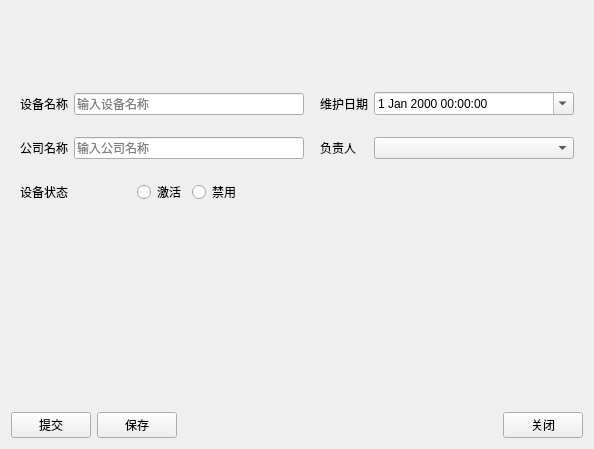
<?xml version="1.0" encoding="UTF-8"?>
<ui version="4.0">
 <class>Form</class>
 <widget class="QWidget" name="Form">
  <property name="geometry">
   <rect>
    <x>0</x>
    <y>0</y>
    <width>594</width>
    <height>449</height>
   </rect>
  </property>
  <property name="windowTitle">
   <string>Form</string>
  </property>
  <property name="styleSheet">
   <string notr="true"/>
  </property>
  <layout class="QGridLayout" name="gridLayout">
   <item row="0" column="0">
    <layout class="QVBoxLayout" name="verticalLayout">
     <item>
      <widget class="QWidget" name="widget" native="true">
       <layout class="QGridLayout" name="gridLayout_3">
        <item row="0" column="0">
         <layout class="QGridLayout" name="gridLayout_2" columnstretch="0,0,0,0,0" rowminimumheight="38,38,38" columnminimumwidth="0,200,0,0,200">
          <item row="0" column="0">
           <widget class="QLabel" name="label">
            <property name="text">
             <string>设备名称</string>
            </property>
           </widget>
          </item>
          <item row="0" column="2">
           <spacer name="horizontalSpacer_3">
            <property name="orientation">
             <enum>Qt::Horizontal</enum>
            </property>
            <property name="sizeType">
             <enum>QSizePolicy::Fixed</enum>
            </property>
            <property name="sizeHint" stdset="0">
             <size>
              <width>10</width>
              <height>20</height>
             </size>
            </property>
           </spacer>
          </item>
          <item row="0" column="1">
           <widget class="QLineEdit" name="input_device_name">
            <property name="placeholderText">
             <string>输入设备名称</string>
            </property>
           </widget>
          </item>
          <item row="0" column="3">
           <widget class="QLabel" name="label_4">
            <property name="text">
             <string>维护日期</string>
            </property>
           </widget>
          </item>
          <item row="1" column="4">
           <widget class="QComboBox" name="combo_lead"/>
          </item>
          <item row="2" column="0">
           <widget class="QLabel" name="label_3">
            <property name="text">
             <string>设备状态</string>
            </property>
           </widget>
          </item>
          <item row="2" column="1">
           <layout class="QHBoxLayout" name="horizontalLayout" stretch="0,0,0,0">
            <item>
             <spacer name="horizontalSpacer">
              <property name="orientation">
               <enum>Qt::Horizontal</enum>
              </property>
              <property name="sizeHint" stdset="0">
               <size>
                <width>40</width>
                <height>20</height>
               </size>
              </property>
             </spacer>
            </item>
            <item>
             <widget class="QRadioButton" name="radio_state_on">
              <property name="text">
               <string>激活</string>
              </property>
             </widget>
            </item>
            <item>
             <widget class="QRadioButton" name="radio_state_off">
              <property name="text">
               <string>禁用</string>
              </property>
             </widget>
            </item>
            <item>
             <spacer name="horizontalSpacer_2">
              <property name="orientation">
               <enum>Qt::Horizontal</enum>
              </property>
              <property name="sizeHint" stdset="0">
               <size>
                <width>40</width>
                <height>20</height>
               </size>
              </property>
             </spacer>
            </item>
           </layout>
          </item>
          <item row="1" column="1">
           <widget class="QLineEdit" name="input_company_name">
            <property name="placeholderText">
             <string>输入公司名称</string>
            </property>
           </widget>
          </item>
          <item row="1" column="3">
           <widget class="QLabel" name="label_5">
            <property name="text">
             <string>负责人</string>
            </property>
           </widget>
          </item>
          <item row="0" column="4">
           <widget class="QDateTimeEdit" name="date_maintain">
            <property name="minimumSize">
             <size>
              <width>0</width>
              <height>0</height>
             </size>
            </property>
            <property name="calendarPopup">
             <bool>true</bool>
            </property>
           </widget>
          </item>
          <item row="1" column="0">
           <widget class="QLabel" name="label_2">
            <property name="text">
             <string>公司名称</string>
            </property>
           </widget>
          </item>
         </layout>
        </item>
        <item row="1" column="0">
         <spacer name="verticalSpacer_2">
          <property name="orientation">
           <enum>Qt::Vertical</enum>
          </property>
          <property name="sizeType">
           <enum>QSizePolicy::Minimum</enum>
          </property>
          <property name="sizeHint" stdset="0">
           <size>
            <width>20</width>
            <height>100</height>
           </size>
          </property>
         </spacer>
        </item>
       </layout>
      </widget>
     </item>
    </layout>
   </item>
   <item row="2" column="0">
    <layout class="QHBoxLayout" name="horizontalLayout_2">
     <item>
      <widget class="QPushButton" name="pushButton_2">
       <property name="text">
        <string>提交</string>
       </property>
      </widget>
     </item>
     <item>
      <widget class="QPushButton" name="pushButton">
       <property name="text">
        <string>保存</string>
       </property>
      </widget>
     </item>
     <item>
      <spacer name="horizontalSpacer_4">
       <property name="orientation">
        <enum>Qt::Horizontal</enum>
       </property>
       <property name="sizeHint" stdset="0">
        <size>
         <width>40</width>
         <height>20</height>
        </size>
       </property>
      </spacer>
     </item>
     <item>
      <widget class="QPushButton" name="pushButton_3">
       <property name="text">
        <string>关闭</string>
       </property>
      </widget>
     </item>
    </layout>
   </item>
   <item row="1" column="0">
    <spacer name="horizontalSpacer_5">
     <property name="orientation">
      <enum>Qt::Horizontal</enum>
     </property>
     <property name="sizeHint" stdset="0">
      <size>
       <width>40</width>
       <height>20</height>
      </size>
     </property>
    </spacer>
   </item>
  </layout>
 </widget>
 <resources/>
 <connections/>
</ui>
